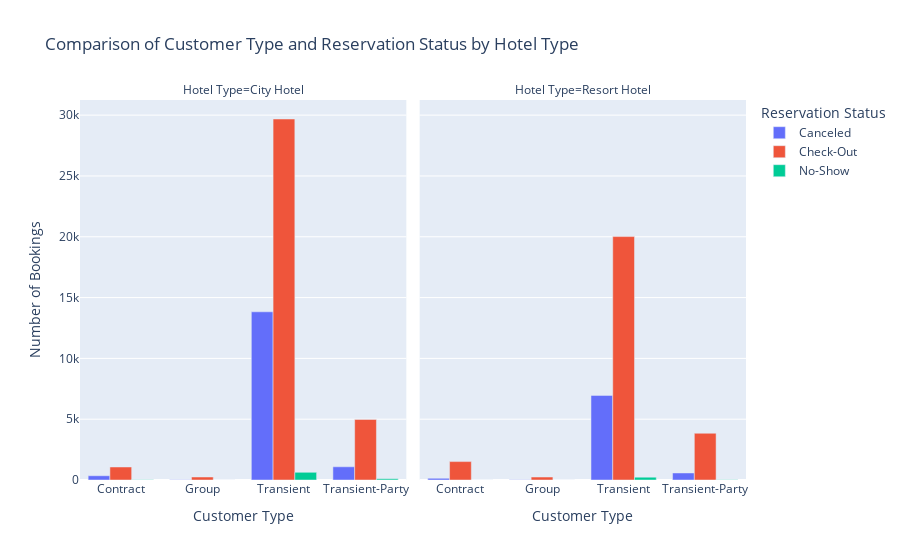

The cell this chart's notebook holds for it:
### Code cell
# Group data by Customer Type, Reservation Status, and Hotel Type, then count occurrences
customer_reservation_type = df.groupby(['Customer Type', 'Reservation Status', 'Hotel Type']).size().reset_index(name='Count')

# Create a bar chart to compare Customer Type and Reservation Status for each hotel type
fig = px.bar(customer_reservation_type, x = 'Customer Type', y = 'Count',
             color = 'Reservation Status', facet_col = 'Hotel Type',
             labels = {'Customer Type': 'Customer Type', 'Count': 'Number of Bookings'},
             title = 'Comparison of Customer Type and Reservation Status by Hotel Type',
             barmode = 'group')

# Show the plot
fig.show()

### Figure 1 — Plotly figure (JSON) as saved in the notebook; plotly's stock layout.template omitted (floating-point values rounded to 4 significant figures)
{"data": [{"alignmentgroup": "True", "hovertemplate": "Reservation Status=Canceled<br>Hotel Type=City Hotel<br>Customer Type=%{x}<br>Number of Bookings=%{y}<extra></extra>", "legendgroup": "Canceled", "marker": {"color": "#636efa", "pattern": {"shape": ""}}, "name": "Canceled", "offsetgroup": "Canceled", "orientation": "v", "showlegend": true, "textposition": "auto", "type": "bar", "x": ["Contract", "Group", "Transient", "Transient-Party"], "xaxis": "x", "y": [349, 22, 13829, 1086], "yaxis": "y"}, {"alignmentgroup": "True", "hovertemplate": "Reservation Status=Canceled<br>Hotel Type=Resort Hotel<br>Customer Type=%{x}<br>Number of Bookings=%{y}<extra></extra>", "legendgroup": "Canceled", "marker": {"color": "#636efa", "pattern": {"shape": ""}}, "name": "Canceled", "offsetgroup": "Canceled", "orientation": "v", "showlegend": false, "textposition": "auto", "type": "bar", "x": ["Contract", "Group", "Transient", "Transient-Party"], "xaxis": "x2", "y": [138, 28, 6958, 579], "yaxis": "y2"}, {"alignmentgroup": "True", "hovertemplate": "Reservation Status=Check-Out<br>Hotel Type=City Hotel<br>Customer Type=%{x}<br>Number of Bookings=%{y}<extra></extra>", "legendgroup": "Check-Out", "marker": {"color": "#EF553B", "pattern": {"shape": ""}}, "name": "Check-Out", "offsetgroup": "Check-Out", "orientation": "v", "showlegend": true, "textposition": "auto", "type": "bar", "x": ["Contract", "Group", "Transient", "Transient-Party"], "xaxis": "x", "y": [1070, 246, 29683, 4980], "yaxis": "y"}, {"alignmentgroup": "True", "hovertemplate": "Reservation Status=Check-Out<br>Hotel Type=Resort Hotel<br>Customer Type=%{x}<br>Number of Bookings=%{y}<extra></extra>", "legendgroup": "Check-Out", "marker": {"color": "#EF553B", "pattern": {"shape": ""}}, "name": "Check-Out", "offsetgroup": "Check-Out", "orientation": "v", "showlegend": false, "textposition": "auto", "type": "bar", "x": ["Contract", "Group", "Transient", "Transient-Party"], "xaxis": "x2", "y": [1514, 243, 20015, 3844], "yaxis": "y2"}, {"alignmentgroup": "True", "hovertemplate": "Reservation Status=No-Show<br>Hotel Type=City Hotel<br>Customer Type=%{x}<br>Number of Bookings=%{y}<extra></extra>", "legendgroup": "No-Show", "marker": {"color": "#00cc96", "pattern": {"shape": ""}}, "name": "No-Show", "offsetgroup": "No-Show", "orientation": "v", "showlegend": true, "textposition": "auto", "type": "bar", "x": ["Contract", "Group", "Transient", "Transient-Party"], "xaxis": "x", "y": [19, 2, 631, 96], "yaxis": "y"}, {"alignmentgroup": "True", "hovertemplate": "Reservation Status=No-Show<br>Hotel Type=Resort Hotel<br>Customer Type=%{x}<br>Number of Bookings=%{y}<extra></extra>", "legendgroup": "No-Show", "marker": {"color": "#00cc96", "pattern": {"shape": ""}}, "name": "No-Show", "offsetgroup": "No-Show", "orientation": "v", "showlegend": false, "textposition": "auto", "type": "bar", "x": ["Contract", "Group", "Transient", "Transient-Party"], "xaxis": "x2", "y": [6, 2, 233, 25], "yaxis": "y2"}], "layout": {"annotations": [{"font": {}, "showarrow": false, "text": "Hotel Type=City Hotel", "x": 0.245, "xanchor": "center", "xref": "paper", "y": 1, "yanchor": "bottom", "yref": "paper"}, {"font": {}, "showarrow": false, "text": "Hotel Type=Resort Hotel", "x": 0.755, "xanchor": "center", "xref": "paper", "y": 1, "yanchor": "bottom", "yref": "paper"}], "autosize": true, "barmode": "group", "legend": {"title": {"text": "Reservation Status"}, "tracegroupgap": 0}, "title": {"text": "Comparison of Customer Type and Reservation Status by Hotel Type"}, "xaxis": {"anchor": "y", "autorange": true, "domain": [0, 0.49], "range": [-0.5, 3.5], "title": {"text": "Customer Type"}, "type": "category"}, "xaxis2": {"anchor": "y2", "autorange": true, "domain": [0.51, 1], "matches": "x", "range": [-0.5, 3.5], "title": {"text": "Customer Type"}, "type": "category"}, "yaxis": {"anchor": "x", "autorange": true, "domain": [0, 1], "range": [0, 31250.0], "title": {"text": "Number of Bookings"}, "type": "linear"}, "yaxis2": {"anchor": "x2", "autorange": true, "domain": [0, 1], "matches": "y", "range": [0, 31250.0], "showticklabels": false, "type": "linear"}}}
